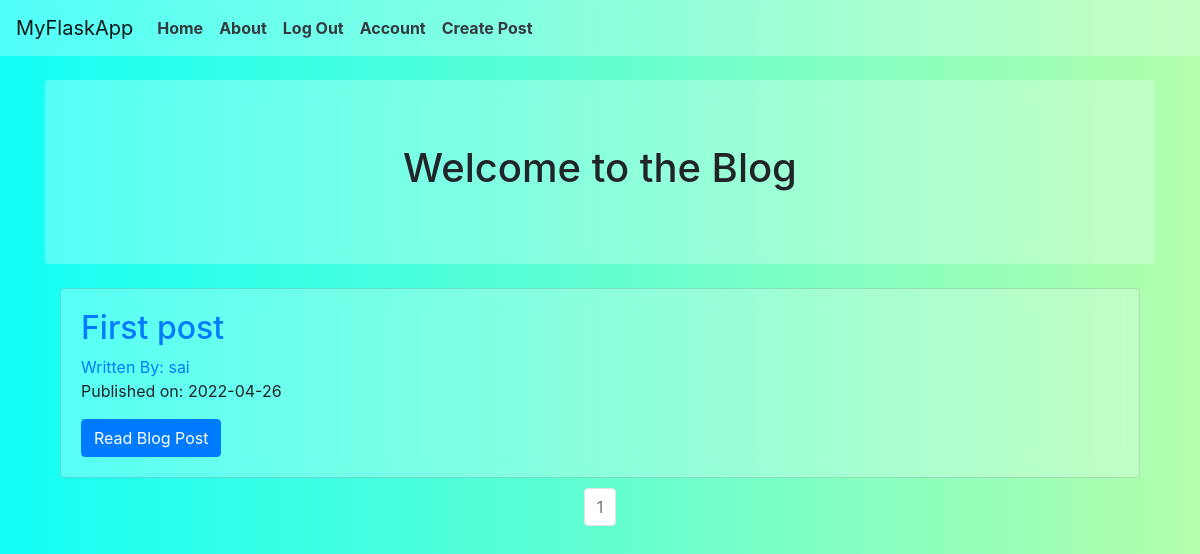
The page / (signed in) on the database its author committed.
### BlogProject/models.py (models this page shows, shortened)
class BlogPost(db.Model):
    users = db.relationship(User)
    id = db.Column(db.Integer, primary_key=True)
    user_id = db.Column(db.Integer, db.ForeignKey('users.id'), nullable=False)
    date = db.Column(db.DateTime, nullable=False, default=datetime.utcnow)
    title = db.Column(db.String(140), nullable=False)
    text = db.Column(db.Text, nullable=False)

class User(db.Model, UserMixin):
    __tablename__ = 'users'
    id = db.Column(db.Integer, primary_key = True)
    profile_image = db.Column(db.String(20), nullable=False, default='default_profile.png')
    email = db.Column(db.String(64), unique=True, index=True)
    username = db.Column(db.String(64), unique=True, index=True)
    password_hash = db.Column(db.String(128))
    posts = db.relationship('BlogPost', backref='author', lazy=True)

### BlogProject/core/views.py (the view)
@core.route('/')
def index():
    page = request.args.get('page',1, type=int)
    blog_posts = BlogPost.query.order_by(BlogPost.date.desc()).paginate(page=page, per_page =3)
    return render_template('index.html', blog_posts = blog_posts)

### BlogProject/models.py (called while the page is built)
@login_manager.user_loader
def load_user(user_id):
    return User.query.get(user_id)

### BlogProject/templates/index.html
{% extends "base.html" %}
{% block content %}
<div class="jumbotron jumbotron-fluid my-4 rounded" style="background-color: rgba(255, 255, 255, 0.266);
-webkit-backdrop-filter: blur(10px);
backdrop-filter: blur(10px);" >
    <div class="container " >
      <h1 class="display-8 text-center">Welcome to the Blog</h1>
    </div>
  </div>
  <div class="container">
    {% for post in blog_posts.items %}
    <div class="card" style="background-color: rgba(255, 255, 255, 0.266);
    -webkit-backdrop-filter: blur(10px);
    backdrop-filter: blur(10px);">
      <div class="card-body">
        <h2><a class="card-title" href ="{{url_for('blog_posts.blog_post',blog_post_id = post.id)}}">{{post.title}}</a></h2>
        <a href="{{url_for('users.user_posts',username = post.author.username)}}">Written By: {{post.author.username}}</a>
        <p>Published on: {{post.date.strftime('%Y-%m-%d')}}</p>
        <a class = "btn btn-primary" href="{{url_for('blog_posts.blog_post',blog_post_id = post.id)}}">Read Blog Post</a>
     </div>
    </div>
    {% endfor %}
  </div>
  <nav aria-label="Page navigation example" style="margin-top: 10px;">
    <ul class="pagination justify-content-center">
        {% for page_num in blog_posts.iter_pages(left_edge = 1, right_edge=1,left_current=1,right_current=2) %}
        {% if blog_posts.page == page_num %}
        <li class = 'page-item disabled'>
            <a class = 'page-link' href="{{url_for('core.index', page=page_num)}}">{{page_num}}</a>
        </li>
        {% else %}
        <li class = 'page-item'>
            <a class = 'page-link' href="{{url_for('core.index', page=page_num)}}">{{page_num}}</a>
        </li>
        {% endif %}
        {% endfor %}
    </ul>
  </nav>
{% endblock %}

### BlogProject/templates/base.html (style rules this page uses)
body { background-repeat: no-repeat; background-color: rgba(0, 0, 0, 0.6); background-size: cover; height: 100vh; background: #B3FFAB; background: -webkit-linear-gradient(to right, #12FFF7, #B3FFAB); background: linear-gradient(to right, #12FFF7, #B3FFAB); }

### rows shown on the page
BlogPost: title "First post", author.username "sai", date "2022-04-26"

### other values the page prints
{{ page_num }} "1"
